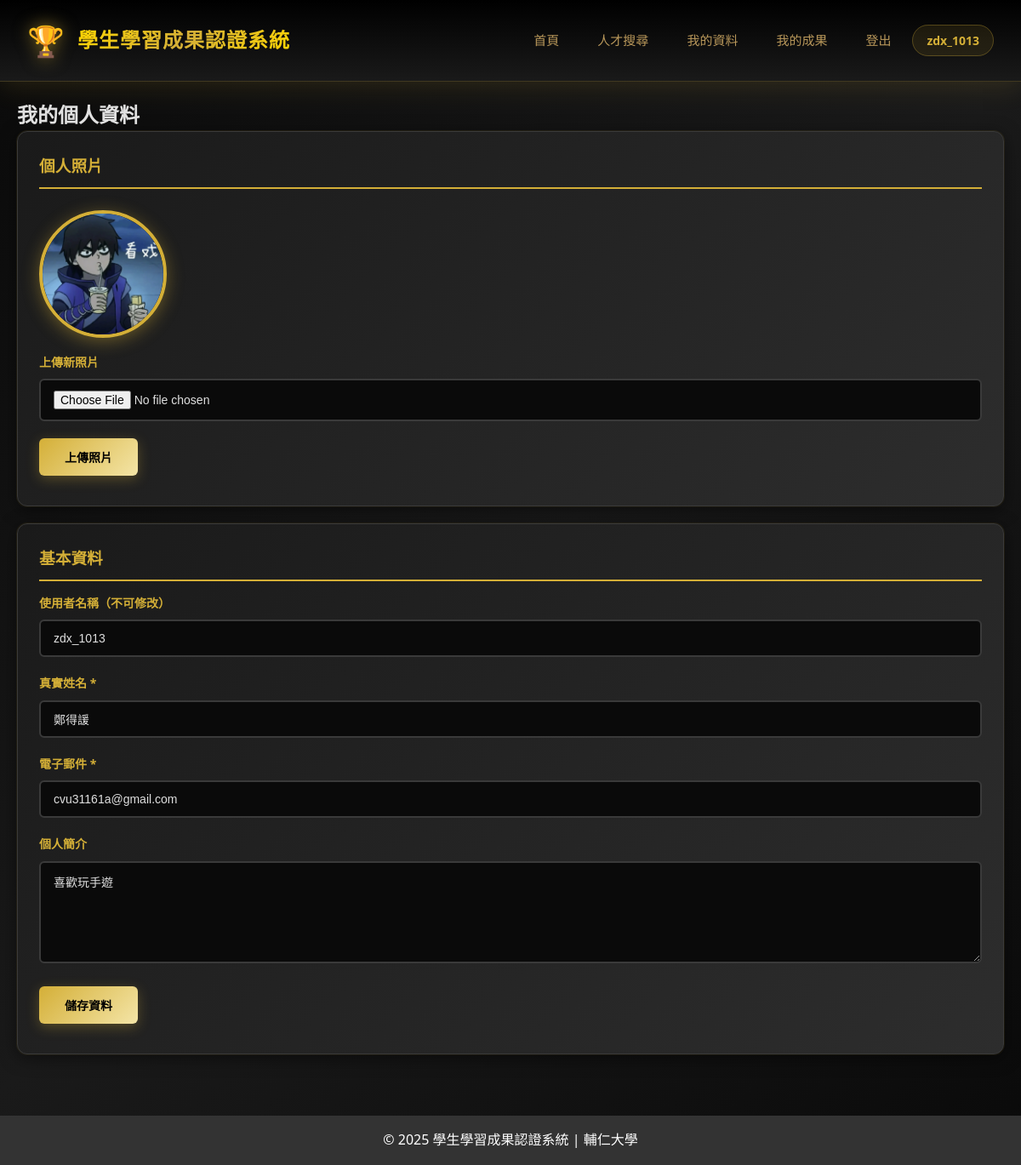
Before: /student_profile.php (signed in) with the older database file.
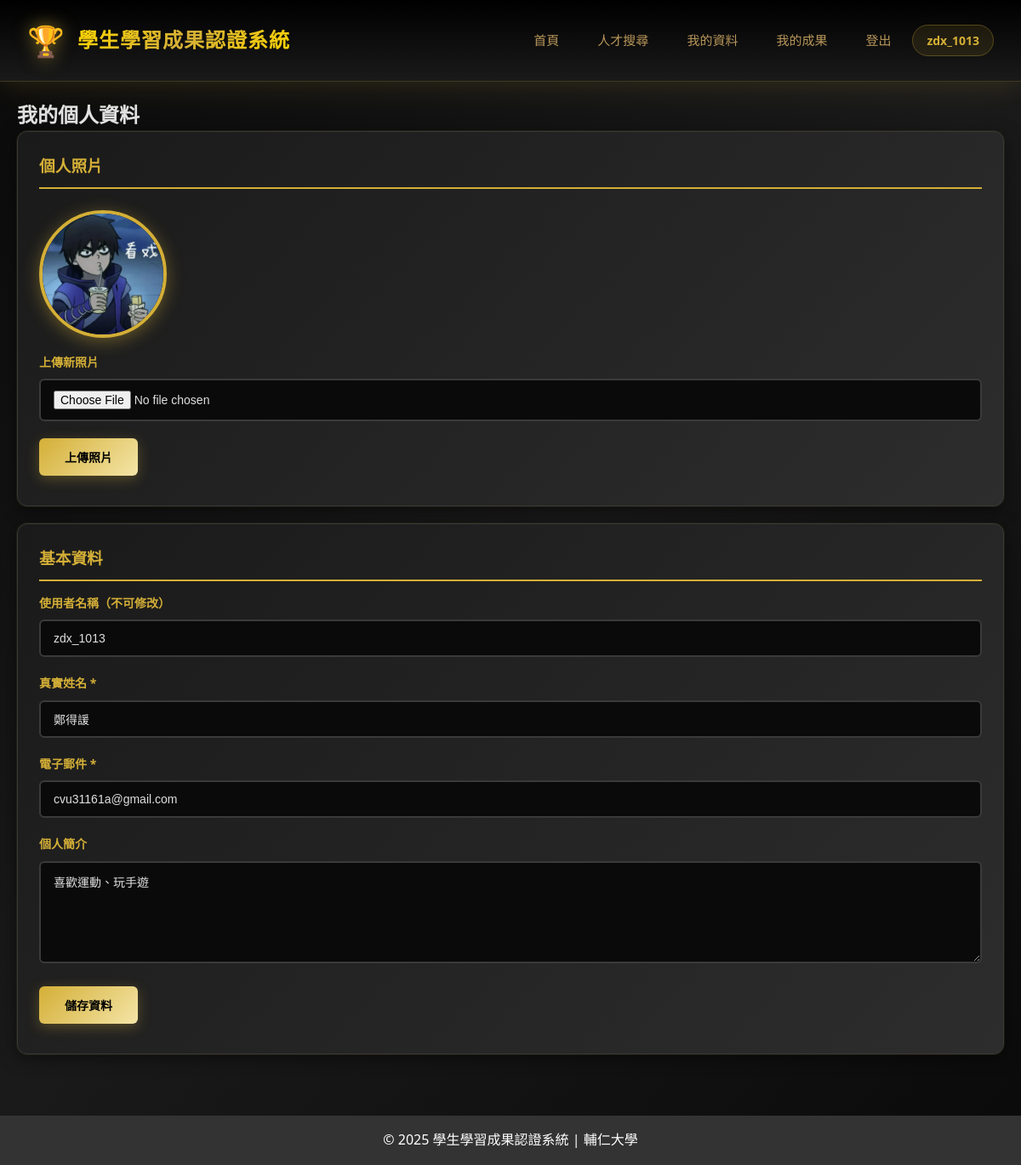
After: the same page with the newer database file.
### tables this page shows
CREATE TABLE `users` (
  `id` int(11) NOT NULL,
  `username` varchar(50) NOT NULL,
  `password` varchar(255) NOT NULL,
  `email` varchar(100) NOT NULL,
  `full_name` varchar(100) NOT NULL,
  `role` enum('student','admin') DEFAULT 'student',
  `photo` varchar(255) DEFAULT NULL,
  `bio` text DEFAULT NULL,
  `created_at` timestamp NULL DEFAULT current_timestamp()
);

### student_profile.php (the view, shortened to what this page needs)
<?php
require_once 'config.php';
$user_id = getCurrentUserId();
$stmt = $pdo->prepare("SELECT * FROM users WHERE id = ?");
$stmt->execute([$user_id]);
$user = $stmt->fetch();
include 'header.php';
?>
<h2>我的個人資料</h2>
<div class="card">
    <h3>個人照片</h3>
    <?php if (!empty($user['photo'])): ?>
        <img src="uploads/<?php echo htmlspecialchars($user['photo']); ?>"
            alt="個人照片" class="profile-photo">
    <?php else: ?>
        <p style="color: #666;">尚未上傳照片</p>
    <?php endif; ?>
    <form method="POST" action="" enctype="multipart/form-data">
        <div class="form-group">
            <label for="photo">上傳新照片</label>
            <input type="file" id="photo" name="photo" accept="image/*">
        </div>
        <button type="submit" name="upload_photo" class="btn">上傳照片</button>
    </form>
</div>
<div class="card">
    <h3>基本資料</h3>
    <form method="POST" action="">
        <div class="form-group">
            <label for="username">使用者名稱（不可修改）</label>
            <input type="text" id="username" value="<?php echo htmlspecialchars($user['username']); ?>" disabled>
        </div>
        <div class="form-group">
            <label for="full_name">真實姓名 *</label>
            <input type="text" id="full_name" name="full_name" required
                value="<?php echo htmlspecialchars($user['full_name']); ?>">
        </div>
        <div class="form-group">
            <label for="email">電子郵件 *</label>
            <input type="email" id="email" name="email" required
                value="<?php echo htmlspecialchars($user['email']); ?>">
        </div>
        <div class="form-group">
            <label for="bio">個人簡介</label>
            <textarea id="bio" name="bio"><?php echo htmlspecialchars($user['bio'] ?? ''); ?></textarea>
        </div>
        <button type="submit" name="update_profile" class="btn">儲存資料</button>
    </form>
</div>
<?php include 'footer.php'; ?>

Changed rows visible on the page:
changed users "zdx_1013": bio "喜歡玩手遊" → "喜歡運動、玩手遊"
